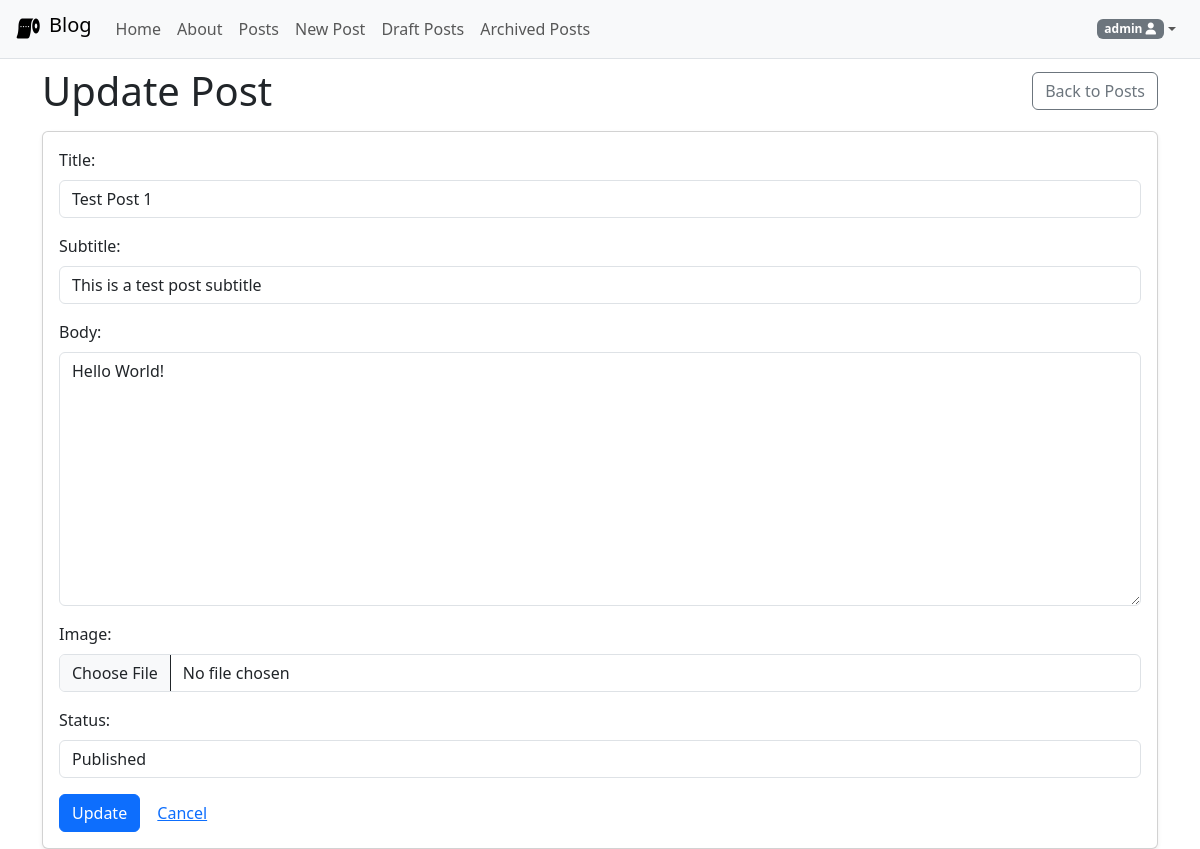
Page /posts/update/1/ (signed in) on the earlier database version.
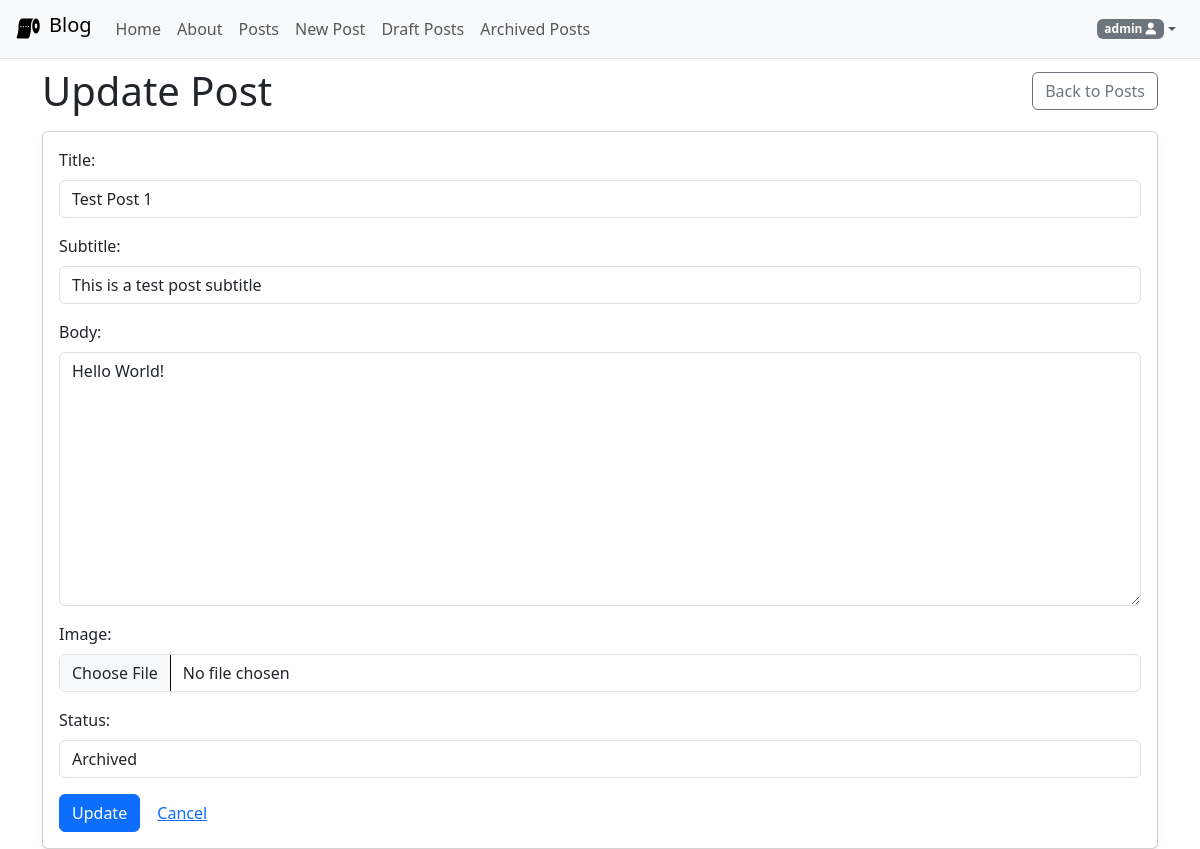
Same page on the later database version.
### posts/models.py (models this page shows, shortened)
class Post(models.Model):
    title = models.CharField(max_length=128)
    subtitle = models.CharField(max_length=256, blank=True)
    body = models.TextField()
    image = models.ImageField(upload_to='images/', blank=True)
    created_on = models.DateTimeField(auto_now_add=True)
    author = models.ForeignKey(
        get_user_model(),
        on_delete=models.CASCADE,
        related_name='posts'
    )
    status = models.ForeignKey(
        Status,
        on_delete=models.PROTECT,
        null=False,
        related_name='posts'
    )

### posts/views.py (the view)
# urls.py: path("update/<int:pk>/", PostUpdateView.as_view(), name="post_update"),
class PostUpdateView(LoginRequiredMixin, UserPassesTestMixin, UpdateView):
    template_name = "posts/update.html"
    context_object_name = "single_post"
    model = Post
    fields = ["title", "subtitle", "body", "image", "status"]
    def test_func(self):
        post = self.get_object()
        if self.request.user == post.author:
            return True
        else:
            return False

### posts/models.py (called while the page is built)
    def __str__(self):
        return self.name

### templates/posts/update.html (shortened to what this page needs)
{% extends 'base.html' %}
{% load static %}
{% block css %}
    <link rel="stylesheet" href="{% static 'css/posts.css' %}">
{% endblock %}
{% block content %}
    <div class="d-flex justify-content-between align-items-center mb-3">
        <h1 class="mb-0">Update Post</h1>
        <a href="{% url 'post_list' %}" class="btn btn-outline-secondary">Back to Posts</a>
    </div>
    <div class="card shadow-sm">
        <div class="card-body">
            <form id="update-form" method="post" enctype="multipart/form-data">
                {{ form.as_p }}
                <div class="mt-3">
                    <input type="submit" value="Update" class="btn btn-primary">
                    <a href="{% url 'post_detail' single_post.id %}" class="btn btn-link">Cancel</a>
                </div>
            </form>
        </div>
    </div>
{% endblock %}

Differences in the rows shown:
changed Post "Test Post 1": status "Published" → "Archived"
